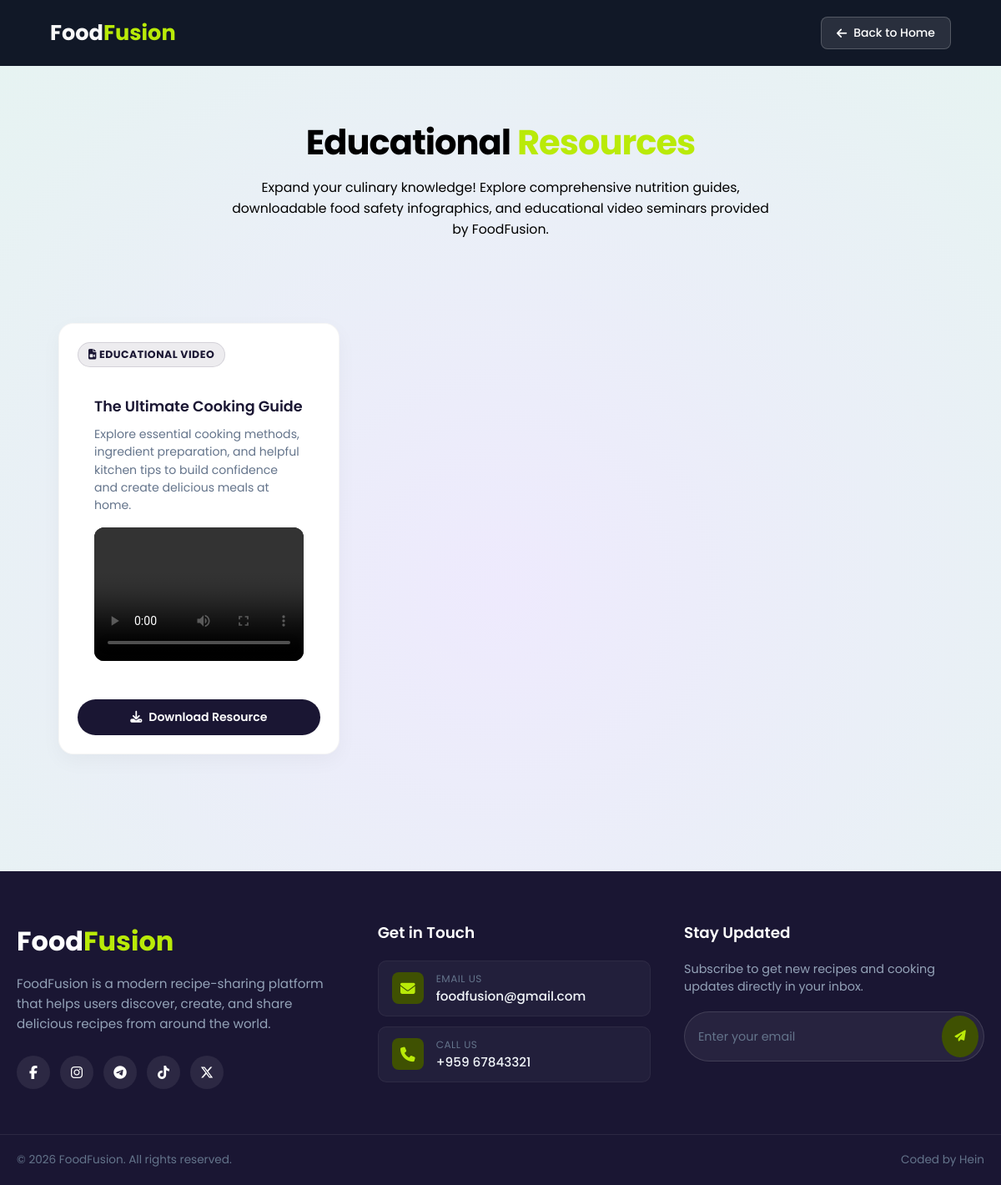
/educational_resources.php (signed in), run on the app's committed database.
### tables this page shows
CREATE TABLE `resources` (
  `id` int(11) NOT NULL,
  `resource_category` varchar(50) NOT NULL,
  `title` varchar(150) NOT NULL,
  `description` text DEFAULT NULL,
  `file_name` varchar(255) NOT NULL,
  `file_type` varchar(50) NOT NULL,
  `created_at` timestamp NOT NULL DEFAULT current_timestamp()
);

### educational_resources.php (the view, shortened to what this page needs)
<?php
include "db.php";
$stmt = $conn->prepare("
    SELECT * FROM resources
    WHERE resource_category = 'Educational'
    ORDER BY id DESC
");
$stmt->execute();
$resources = $stmt->get_result();
?>
<!DOCTYPE html>
<html lang="en">
<head>
    <link rel="stylesheet" href="style.css">
    <link rel="stylesheet" href="https://cdnjs.cloudflare.com/ajax/libs/font-awesome/6.5.1/css/all.min.css">
</head>
<body>
    <header class="top-back-bar">
        <div class="head-left">
            <h2>Food<span class="span_text">Fusion</span></h2>
        </div>
        <a href="index.php" class="back-btn">
            <i class="fa-solid fa-arrow-left"></i> Back to Home
        </a>
    </header>
    <div class="main-wrapper">
        <div class="educational-hero">
            <h2 class="receipe_title">Educational<span class="span_text"> Resources</span></h2>
            <p class="receipe_description">
                Expand your culinary knowledge! Explore comprehensive nutrition guides, downloadable food safety infographics, and educational video seminars provided by FoodFusion.
            </p>
        </div>
        <div class="resources-container">
            <?php if ($resources->num_rows > 0): ?>
                <div class="resources-grid">
                    <?php while ($row = $resources->fetch_assoc()): ?>
                        <div class="resource-card">
                            <div class="card-badge educational-badge">
                                <?php if ($row['file_type'] == 'mp4'): ?>
                                    <i class="fa-solid fa-file-video"></i> Educational Video
                                <?php elseif ($row['file_type'] == 'pdf'): ?>
                                    <i class="fa-solid fa-book-open"></i> Study Guide (PDF)
                                <?php elseif (in_array($row['file_type'], ['jpg', 'png', 'webp'])): ?>
                                    <i class="fa-solid fa-chart-pie"></i> Infographic
                                <?php else: ?>
                                    <i class="fa-solid fa-graduation-cap"></i> Learning Material
                                <?php endif; ?>
                            </div>
                            <div class="card-body">
                                <h3 class="resource-title"><?php echo htmlspecialchars($row['title']); ?></h3>
                                <p class="resource-desc"><?php echo htmlspecialchars($row['description']); ?></p>
                                <?php if ($row['file_type'] == 'mp4'): ?>
                                    <div class="video-preview-wrapper">
                                        <video controls preload="metadata">
                                            <source src="uploads/resources/<?php echo htmlspecialchars($row['file_name']); ?>" type="video/mp4">
                                        </video>
                                    </div>
                                <?php endif; ?>
                            </div>
                            <div class="card-footer">
                                <a href="uploads/resources/<?php echo htmlspecialchars($row['file_name']); ?>" download class="download-btn">
                                    <i class="fa-solid fa-download"></i> Download Resource
                                </a>
                            </div>
                        </div>
                    <?php endwhile; ?>
                </div>
            <?php endif; ?>
        </div>
    </div>
    <footer class="modern-footer">
        <div class="footer-container">
            <div class="footer-brand">
                <h2 class="footer-logo">Food<span class="span_text">Fusion</span></h2>
                <p class="footer-desc">
                    FoodFusion is a modern recipe-sharing platform that helps users discover,
                    create, and share delicious recipes from around the world.
                </p>
                <div class="social-links">
                    <a href="#" class="social-icon" aria-label="Facebook"><i class="fab fa-facebook-f"></i></a>
                    <a href="#" class="social-icon" aria-label="Instagram"><i class="fab fa-instagram"></i></a>
                    <a href="#" class="social-icon" aria-label="Telegram"><i class="fab fa-telegram"></i></a>
                    <a href="#" class="social-icon" aria-label="TikTok"><i class="fab fa-tiktok"></i></a>
                    <a href="#" class="social-icon" aria-label="Twitter"><i class="fab fa-x-twitter"></i></a>
                </div>
            </div>
            <div class="footer-contact-wrapper">
                <h3 class="footer-heading">Get in Touch</h3>
                <div class="contact-card">
                    <div class="contact-icon"><i class="fa-solid fa-envelope"></i></div>
                    <div class="contact-info">
                        <span>Email Us</span>
                        <p>foodfusion@gmail.com</p>
                    </div>
                </div>
                <div class="contact-card">
                    <div class="contact-icon"><i class="fa-solid fa-phone"></i></div>
                    <div class="contact-info">
                        <span>Call Us</span>
                        <p>+959 67843321</p>
                    </div>
                </div>
            </div>
            <div class="footer-newsletter">
                <h3 class="footer-heading">Stay Updated</h3>
                <p>Subscribe to get new recipes and cooking updates directly in your inbox.</p>
                <form action="#" method="POST" class="newsletter-form" onsubmit="event.preventDefault();">
                    <div class="input-group">
                        <input type="email" placeholder="Enter your email" required class="newsletter-input">
                        <button type="submit" class="newsletter-btn">
                            <i class="fa-solid fa-paper-plane"></i>
                        </button>
                    </div>
                </form>
            </div>
        </div>
        <div class="footer-bottom">
            <p>&copy; 2026 FoodFusion. All rights reserved.</p>
            <p class="developer-credit">Coded by Hein</p>
        </div>
    </footer>
</body>
</html>

### educational_resources.php (style rules this page uses)
.top-back-bar { padding: 20px 5%; display: flex; align-items: center; justify-content: space-between; background: #111827; }
.back-btn { display: inline-flex; align-items: center; gap: 8px; color: #ffffff; background: rgba(255, 255, 255, 0.1); border: 1px solid rgba(255, 255, 255, 0.2); padding: 8px 18px; border-radius: 8px; text-decoration: none; font-size: 14px; font-weight: 500; transition: all 0.3s ease; }

### data on the page
resources: file_type "mp4" (drawn), title "The Ultimate Cooking Guide", description "Explore essential cooking methods, ingredient preparation, and helpful kitchen tips to build confidence and create delicious meals at home."
